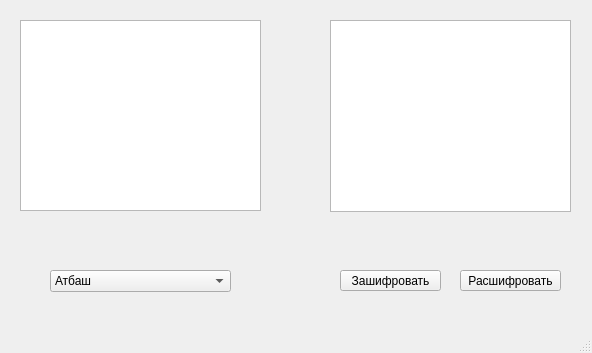
<?xml version="1.0" encoding="UTF-8"?>
<ui version="4.0">
 <class>MainWindow</class>
 <widget class="QMainWindow" name="MainWindow">
  <property name="geometry">
   <rect>
    <x>0</x>
    <y>0</y>
    <width>592</width>
    <height>353</height>
   </rect>
  </property>
  <property name="windowTitle">
   <string>MainWindow</string>
  </property>
  <widget class="QWidget" name="centralWidget">
   <widget class="QPushButton" name="pushButton">
    <property name="geometry">
     <rect>
      <x>460</x>
      <y>270</y>
      <width>101</width>
      <height>21</height>
     </rect>
    </property>
    <property name="text">
     <string>Расшифровать</string>
    </property>
   </widget>
   <widget class="QPushButton" name="pushButton_2">
    <property name="geometry">
     <rect>
      <x>340</x>
      <y>270</y>
      <width>101</width>
      <height>21</height>
     </rect>
    </property>
    <property name="text">
     <string>Зашифровать</string>
    </property>
   </widget>
   <widget class="QComboBox" name="comboBox">
    <property name="geometry">
     <rect>
      <x>50</x>
      <y>270</y>
      <width>181</width>
      <height>22</height>
     </rect>
    </property>
    <item>
     <property name="text">
      <string>Атбаш</string>
     </property>
    </item>
    <item>
     <property name="text">
      <string>Шифр Цезаря</string>
     </property>
    </item>
    <item>
     <property name="text">
      <string>Шифр Виженера</string>
     </property>
    </item>
    <item>
     <property name="text">
      <string>Квадрат Полибия</string>
     </property>
    </item>
    <item>
     <property name="text">
      <string>Шифр Плейфера</string>
     </property>
    </item>
   </widget>
   <widget class="QListView" name="listView_2">
    <property name="geometry">
     <rect>
      <x>330</x>
      <y>20</y>
      <width>241</width>
      <height>192</height>
     </rect>
    </property>
   </widget>
   <widget class="QTextBrowser" name="textBrowser_2">
    <property name="geometry">
     <rect>
      <x>330</x>
      <y>20</y>
      <width>241</width>
      <height>192</height>
     </rect>
    </property>
   </widget>
   <widget class="QTextEdit" name="textEdit">
    <property name="geometry">
     <rect>
      <x>20</x>
      <y>20</y>
      <width>241</width>
      <height>191</height>
     </rect>
    </property>
   </widget>
  </widget>
  <widget class="QStatusBar" name="statusBar"/>
 </widget>
 <layoutdefault spacing="6" margin="11"/>
 <resources/>
 <connections/>
</ui>
